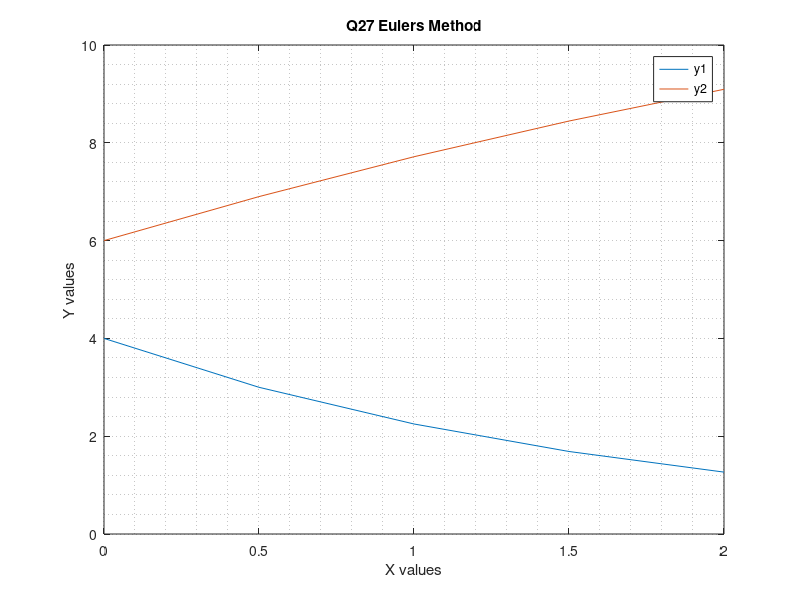

Recreate this plot in MATLAB.
% Given step size h = 0.5 and Interval is [0,2]
%Step Size
h = 0.5;
%% values
x = 0:h:2;
y1 = zeros(5,1);
y2 = zeros(5,1);
% Given Initial values
y1(1) = 4;
y2(1) = 6;
%% Function Handles
%here f is dy1/dx and g is dy2/dx
f =@(Y1) -0.5*Y1;
g =@(x,Y1,Y2) 4 - 0.3*Y2 -0.1*Y1;
% Upon Integrating the given functions we the values of y1 and y2 inthe
% given interval
%% loop for Euler's method
for i=1:4
y1(i+1) = y1(i) + h*f(y1(i));
y2(i+1) = y2(i) + h*g(x(i),y1(i),y2(i));
end

%% plots
plot(x,y1)
hold on;
grid minor;

plot(x,y2);
xlabel('X values');
ylabel('Y values');
legend('y1','y2');
title('Q27 Eulers Method');
hold off;
x
y1
y2
